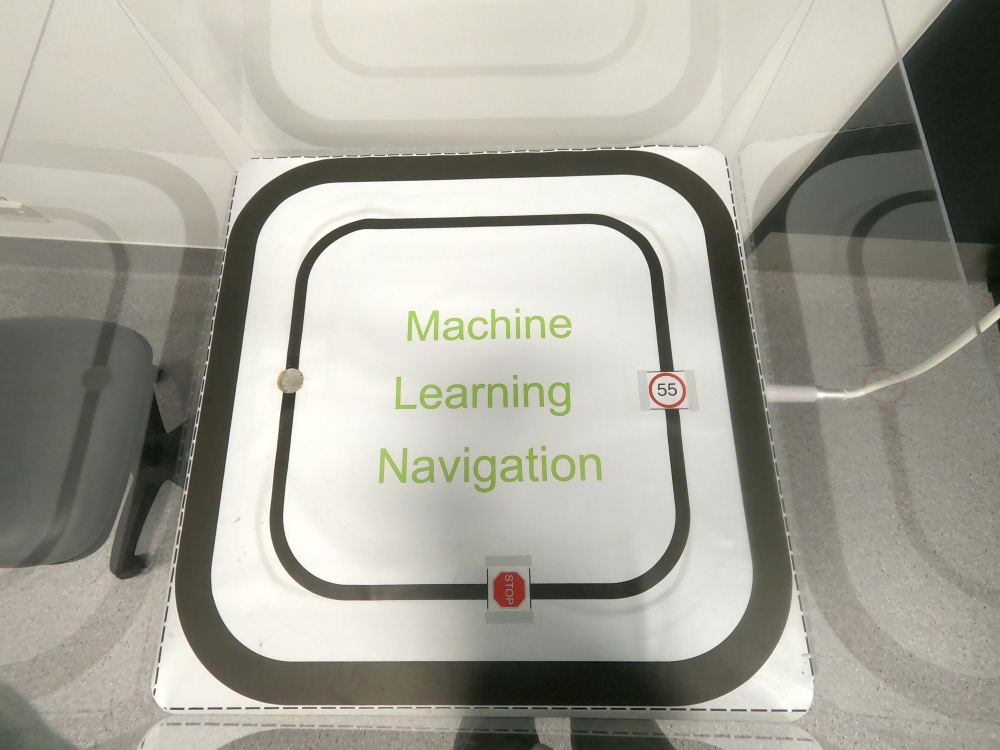
#> input picture gopro_samples/linear/GOPR7322.JPG, 4000 x 3000 px (shown at 1/4 size); its folder holds only this picture in this run
$ python gopro_distortion.py
#> lines starting #> are read from the running program, lines starting #| are printed output that depends on the picture
"""
GoPro FOV 畸变对比工具
========================
用途：对比 GoPro 不同 FOV 模式（Linear / Wide / SuperView）的畸变程度，
      帮你选出覆盖范围与图像质量的最佳平衡点。

用法：
  1. 在 GoPro 上用不同 FOV 模式分别拍赛道俯视照片
  2. 把照片放进对应文件夹：
       gopro_samples/linear/
       gopro_samples/wide/
       gopro_samples/superview/
  3. 运行：python gopro_distortion.py

输出：
  - 每张图叠加网格线（看直线是否弯曲）
  - 检测图像边缘的直线度评分
  - 三种模式并排对比图 → 保存为 fov_comparison.jpg
"""

import cv2
import numpy as np
import os
import glob
from pathlib import Path

ROOT = Path(__file__).resolve().parent.parent

SAMPLE_DIRS = {
    "Linear":    str(ROOT / "gopro_samples/linear"),
    "Wide":      str(ROOT / "gopro_samples/wide"),
    "SuperView": str(ROOT / "gopro_samples/superview"),
}
OUTPUT_FILE = str(ROOT / "fov_comparison.jpg")
GRID_STEP = 80   # 网格间距（像素），越小越密


def load_first_image(folder):
    """从文件夹中加载第一张图片（支持 jpg/png）"""
    for ext in ("*.jpg", "*.jpeg", "*.JPG", "*.JPEG", "*.png"):
        files = glob.glob(os.path.join(folder, ext))
        if files:
            img = cv2.imread(files[0])
            if img is not None:
                print(f"  加载: {files[0]}")
                return img
    return None


def draw_grid(img, step=GRID_STEP, color=(0, 255, 0), thickness=1):
    """在图像上叠加等间距网格线（直线弯曲 = 有畸变）"""
    out = img.copy()
    h, w = out.shape[:2]
    for x in range(0, w, step):
        cv2.line(out, (x, 0), (x, h), color, thickness)
    for y in range(0, h, step):
        cv2.line(out, (0, y), (w, y), color, thickness)
    return out


def distortion_score(img):
    """
    用 Hough 直线检测估算畸变程度。
    思路：真正的直线（桌子边缘）在畸变图中会变弯，
         Hough 检测到的短线段越多、角度越散乱 → 畸变越大。
    返回：(检测到的线段数, 角度标准差)，数值越大表示畸变越严重。
    """
    gray = cv2.cvtColor(img, cv2.COLOR_BGR2GRAY)
    edges = cv2.Canny(gray, 50, 150, apertureSize=3)
    lines = cv2.HoughLinesP(edges, 1, np.pi / 180,
                             threshold=80, minLineLength=60, maxLineGap=15)
    if lines is None:
        return 0, 0.0

    angles = []
    for line in lines:
        x1, y1, x2, y2 = line[0]
        angle = np.degrees(np.arctan2(y2 - y1, x2 - x1)) % 180
        angles.append(angle)

    angles = np.array(angles)
    # 只看接近水平/垂直的线（赛道/桌子边缘）
    hv = angles[(angles < 20) | (angles > 160) |
                 ((angles > 70) & (angles < 110))]
    std = float(np.std(hv)) if len(hv) > 1 else 0.0
    return len(lines), round(std, 2)


def add_label(img, mode_name, n_lines, angle_std, target_h=500):
    """缩放图片并在底部添加文字说明"""
    h, w = img.shape[:2]
    scale = target_h / h
    resized = cv2.resize(img, (int(w * scale), target_h))

    label_h = 70
    canvas = np.zeros((target_h + label_h, resized.shape[1], 3), dtype=np.uint8)
    canvas[:target_h] = resized

    cv2.putText(canvas, mode_name, (10, target_h + 22),
                cv2.FONT_HERSHEY_SIMPLEX, 0.75, (0, 255, 255), 2)
    cv2.putText(canvas, f"Lines: {n_lines}  AngleStd: {angle_std}",
                (10, target_h + 52),
                cv2.FONT_HERSHEY_SIMPLEX, 0.55, (200, 200, 200), 1)
    return canvas


def main():
    # 建立样本文件夹（首次运行提示用户放图）
    for folder in SAMPLE_DIRS.values():
        os.makedirs(folder, exist_ok=True)

    panels = []
    any_found = False

    for mode_name, folder in SAMPLE_DIRS.items():
        print(f"\n[{mode_name}]")
        img = load_first_image(folder)
#> in load_first_image, img is the input picture: shape (3000, 4000, 3); mean B, G, R 154.3, 165.1, 166.6

        if img is None:
            print(f"  ⚠️  未找到图片，请把 {mode_name} 模式拍的照片放入: {folder}/")
            # 占位灰图
            placeholder = np.full((500, 700, 3), 40, dtype=np.uint8)
            cv2.putText(placeholder, f"{mode_name}: No image",
                        (20, 250), cv2.FONT_HERSHEY_SIMPLEX, 1, (100, 100, 100), 2)
            panels.append(placeholder)
            continue

        any_found = True
        gridded = draw_grid(img)
#> after the loop in draw_grid, `for y in range(0, h, step):`:
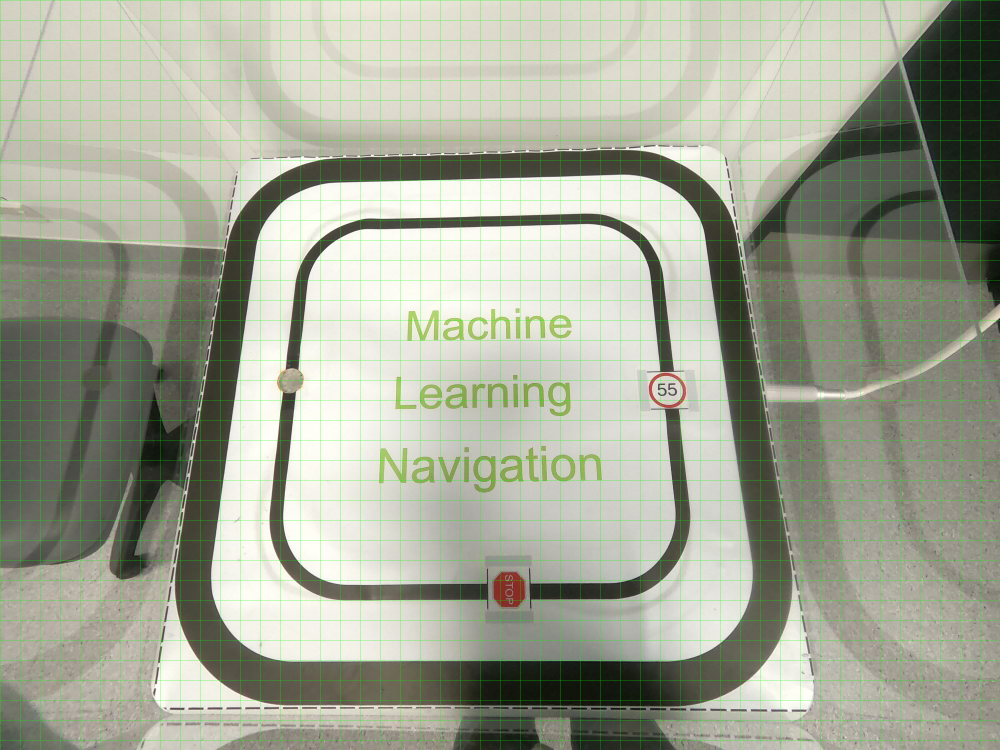
#> out: shape (3000, 4000, 3) (shown at 1/4 size); mean B, G, R 150.4, 167.4, 162.4
        n_lines, angle_std = distortion_score(img)
#> in distortion_score, `edges = cv2.Canny(gray, 50, 150, apertureSize=3)`:
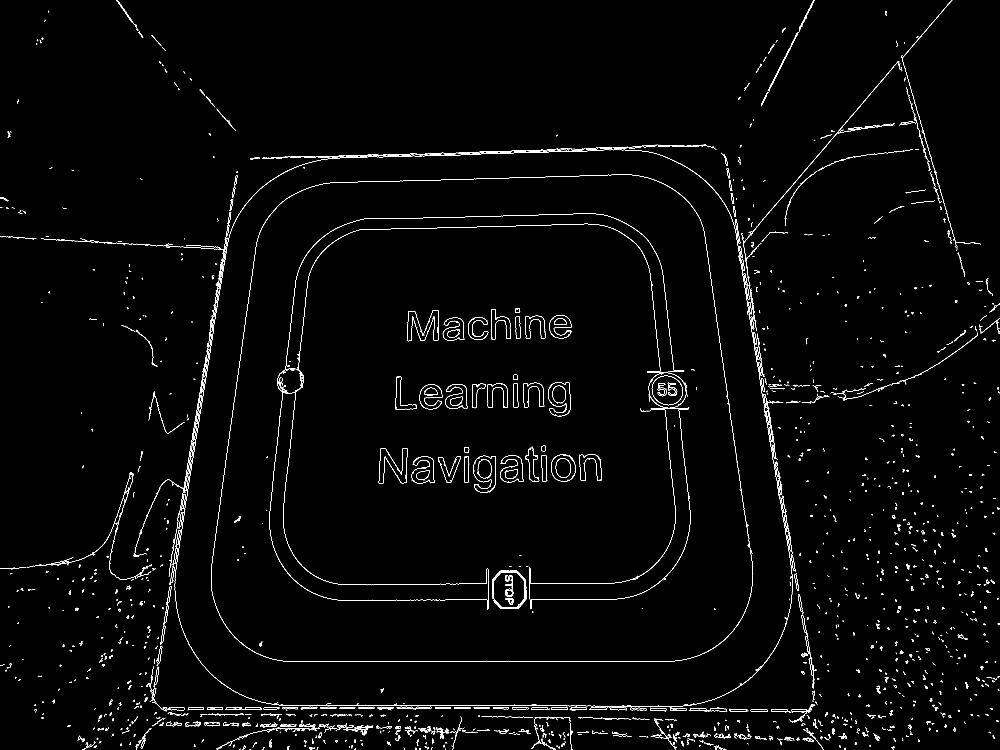
#> edges: shape (3000, 4000) (shown at 1/4 size); 0.98% white in thin lines or dots
#> in distortion_score, `lines = cv2.HoughLinesP(edges, 1, np.pi / 180, threshold=80, minLineLe..`: lines = 446 rows, first 6: [884, 1980, 1025, 977], [1598, 2644, 2387, 2644], [1135, 2821, 1931, 2821], [857, 1264, 875, 1154], [1209, 2828, 1343, 2828], [1268, 2645, 1597, 2645]
#> the loop in distortion_score, `for line in lines:` made 446 passes
#> (x1, y1, x2, y2, angle) on passes 1 to 3: (884, 1980, 1025, 977, 98), (1598, 2644, 2387, 2644, 0), (1135, 2821, 1931, 2821, 0)
#> after the loop in distortion_score, `for line in lines:`: angles = 446 values, max 179.4 at index 249, min 0 at index 1, mean 78.21
#> in distortion_score, `hv = angles[(angles < 20) | (angles > 160) | ((angles > 70) & (angles ..`: hv = 401 values, max 179.4 at index 234, min 0 at index 1, mean 75.18
#> in distortion_score, `std = float(np.std(hv)) if len(hv) > 1 else 0.0`: std = 63.13
#> n_lines = 446; angle_std = 63.13
        print(f"  检测到线段数: {n_lines}  角度标准差: {angle_std}")
#|   检测到线段数: 446  角度标准差: 63.13
        panel = add_label(gridded, mode_name, n_lines, angle_std)
#> in add_label, `resized = cv2.resize(img, (int(w * scale), target_h))`:
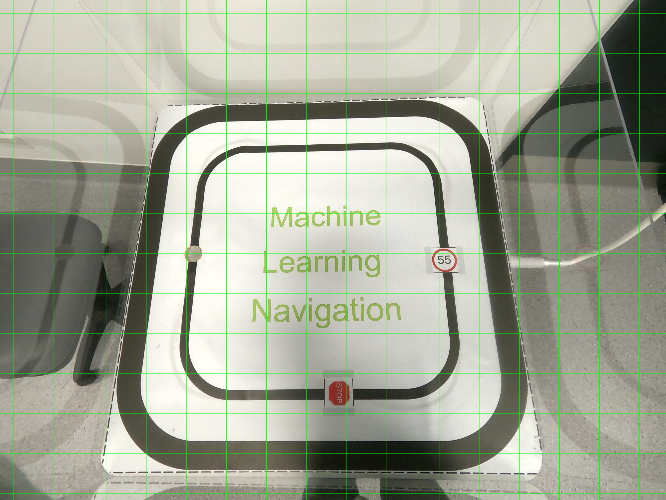
#> resized: shape (500, 666, 3); mean B, G, R 150.4, 167.4, 162.4
#> in add_label, `canvas[:target_h] = resized`:
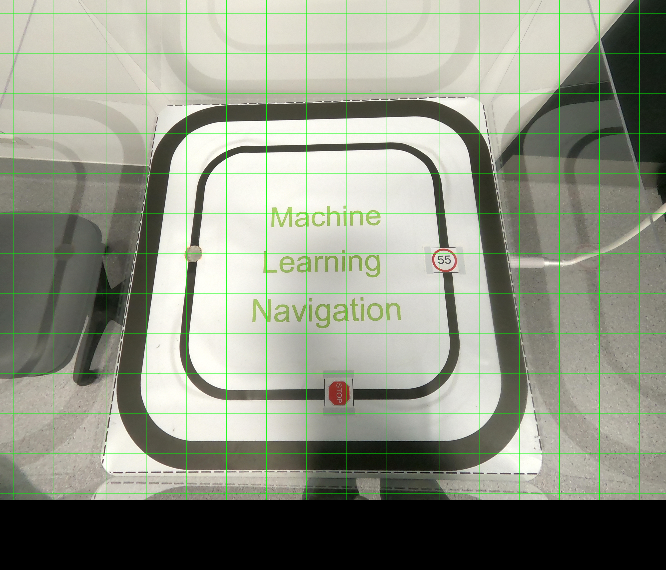
#> canvas: shape (570, 666, 3); mean B, G, R 131.9, 146.9, 142.4
#> in add_label, `cv2.putText(canvas, f"Lines: {n_lines}  AngleStd: {angle_std}", (10, t..`:
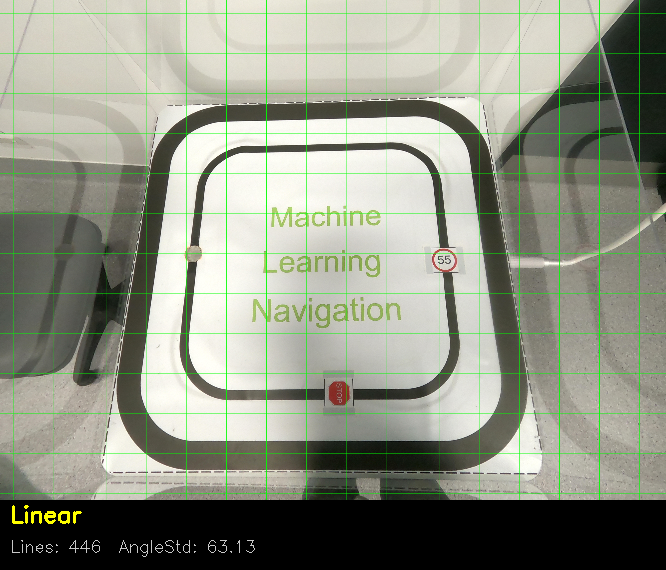
#> canvas: shape (570, 666, 3); mean B, G, R 132.2, 147.5, 143
        panels.append(panel)

        # 单独保存带网格的图
        out_name = f"fov_{mode_name.lower()}_grid.jpg"
        cv2.imwrite(out_name, gridded)
        print(f"  网格图保存: {out_name}")

    # 三图并排
    if any_found:
        # 统一高度后拼接
        max_h = max(p.shape[0] for p in panels)
#> max_h = 570
        padded = []
        for p in panels:
            dh = max_h - p.shape[0]
            padded.append(cv2.copyMakeBorder(p, 0, dh, 0, 0,
                                              cv2.BORDER_CONSTANT, value=0))
#> this loop made 3 passes
#> dh on passes 1 to 3: 0, 70, 70
#> after the loop, padded = 3 items
        comparison = np.hstack(padded)
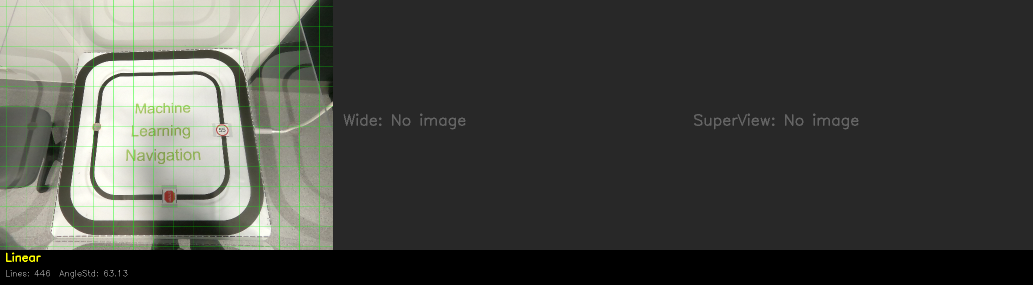
#> comparison: shape (570, 2066, 3) (shown at 1/2 size); mean of channels 0, 1, 2 66.6, 71.5, 70.1; drawn as B, G, R
        cv2.imwrite(OUTPUT_FILE, comparison)
        print(f"\n对比图已保存: {OUTPUT_FILE}")

        cv2.imshow("FOV Comparison (press any key to close)", comparison)
        cv2.waitKey(0)
        cv2.destroyAllWindows()
    else:
        print("\n请先把三种 FOV 模式的 GoPro 照片放入对应文件夹，再运行此脚本。")
        print("文件夹结构：")
        for mode, folder in SAMPLE_DIRS.items():
            print(f"  {folder}/  ← {mode} 模式照片")


if __name__ == "__main__":
    main()
